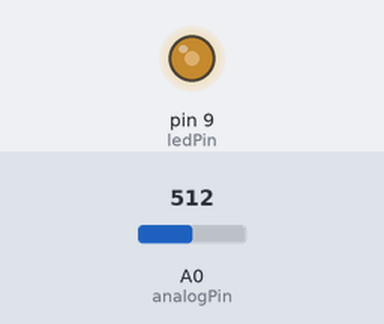
Simulated run of this sketch. Board: Arduino Uno, built with avr-gcc and run on an emulated ATmega328P. Shown: output pins drawn as LEDs (lit = HIGH). The test bench sets the inputs (shaded band); at power-on: A0 (analogPin) = 512.

Above: at 1.2 s.
1.3 s: A0 (analogPin) set to 716
At 2.5 s:
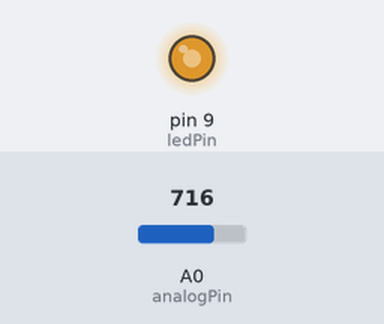
2.8 s: A0 (analogPin) set to 900
At 4.0 s:
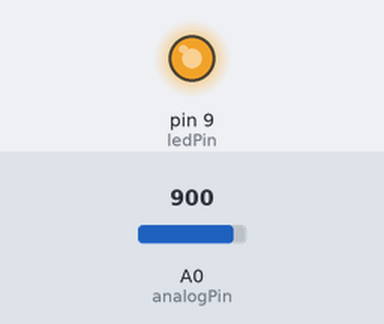
4.3 s: A0 (analogPin) set to 122
At 5.0 s:
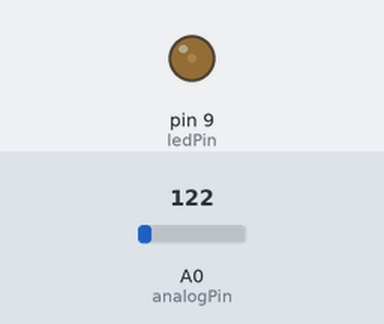
5.8 s: A0 (analogPin) set to 0
At 6.4 s:
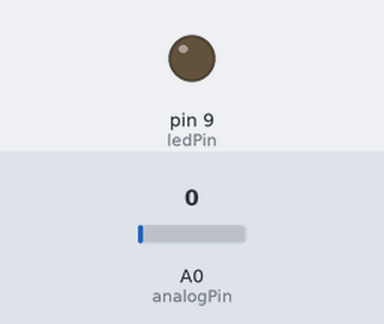
7.3 s: A0 (analogPin) set to 511
At 8.6 s:
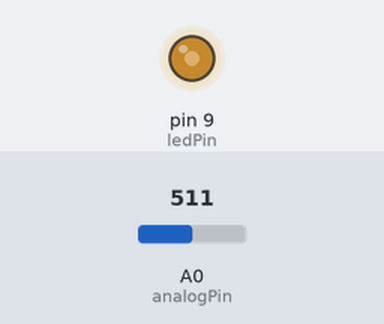
Timing chart, 0 to 9.8 s (numbered marks = the images above; inputs shaded):
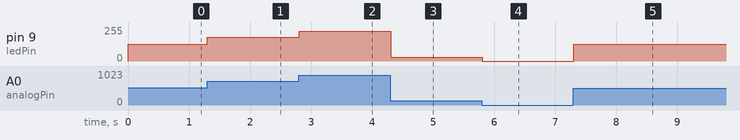

Measured:
- after the input at 1.3 s, pin 9 (ledPin): 127/255 → 178/255 at once
- after the input at 2.8 s, pin 9 (ledPin): 178/255 → 224/255 at once
- after the input at 4.3 s, pin 9 (ledPin): 224/255 → 30/255 at once
- after the input at 5.8 s, pin 9 (ledPin): 30/255 → 0/255 at once
- after the input at 7.3 s, pin 9 (ledPin): 0/255 → 127/255 at once

The sketch:

8.Led_controlled-by_potentiometer.ino
```cpp
const int ledPin = 9;        // led connect to Pin 9
const int analogPin = A0;    // Analog Pin is connect ot A0

int inputValue = 0;         // intialized the input value is zero
int outputValue = 0;        // intialized the output value is zero

void setup() {
  pinMode(ledPin,  OUTPUT);  // set the led as an output

}

void loop() {
  // Read the analog value from the potentiometer (0 to 1023)
  inputValue = analogRead(analogPin);

  // Convert the analog value (0–1023) to PWM value (0–255)
  outputValue = map(inputValue, 0, 1023, 0, 255);

  // Send the PWM value to the LED to control brightness
  analogWrite(ledPin, outputValue);

  delay(10);  // Small delay to make the transition smooth

}
```
